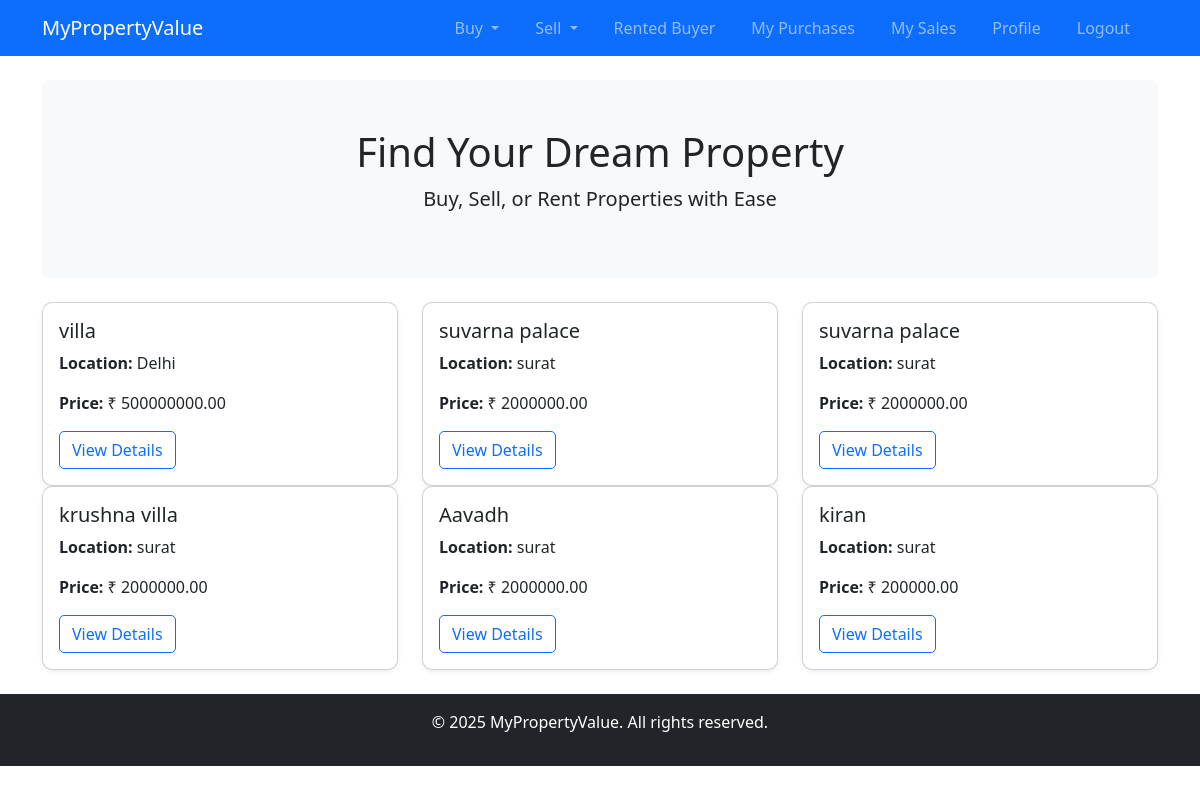
The page /users/ (signed in) on the database as committed earlier.
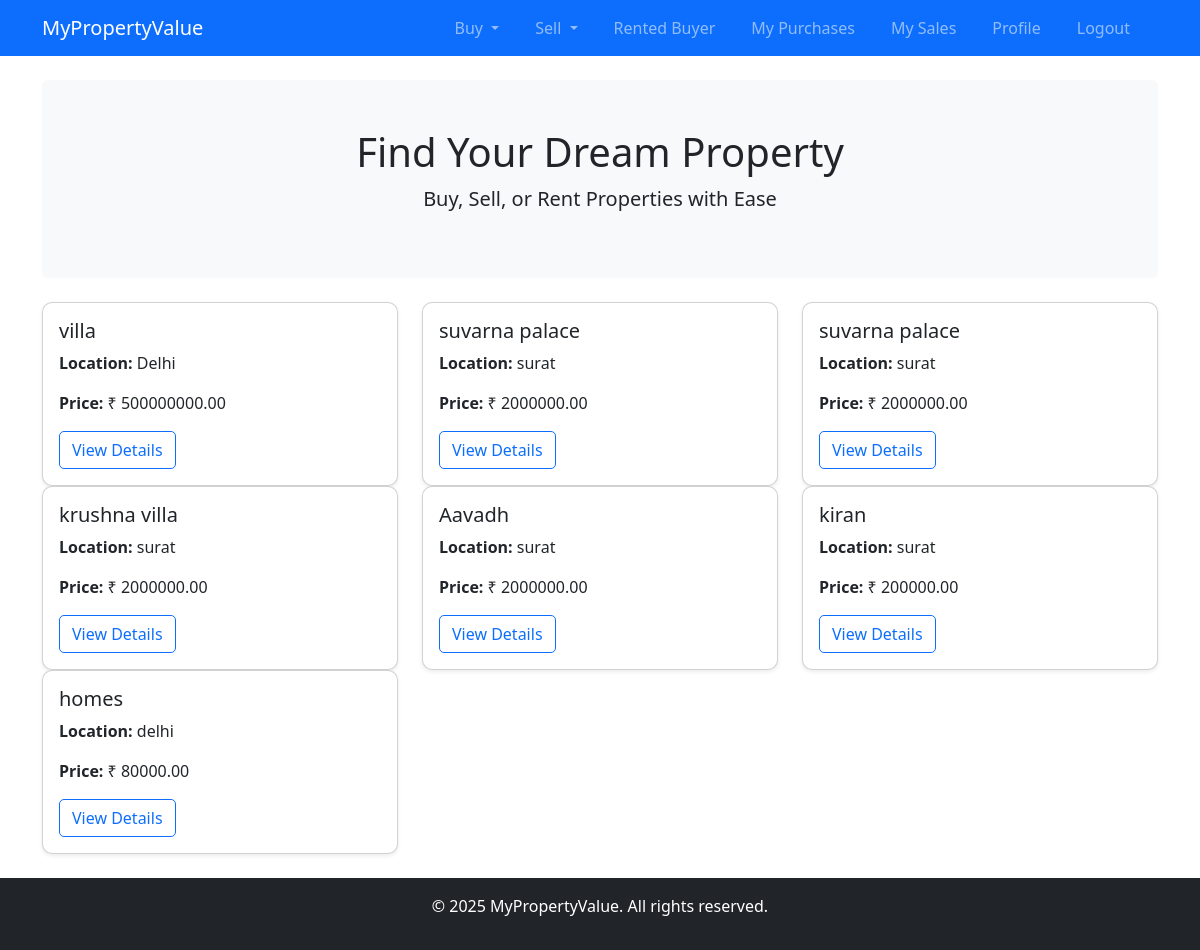
The same page on the database as committed later.
### users/models.py (models this page shows, shortened)
class Property(models.Model):
    PROPERTY_TYPES = [
        ('Residential', 'Residential'),
        ('Commercial', 'Commercial'),
    ]
    STATUS_CHOICES = [
        ('Available', 'Available'),
        ('Not Available', 'Not Available'),
    ]
    title = models.CharField(max_length=255)
    image = models.ImageField(upload_to='property_images/', blank=True, null=True)
    description = models.TextField()
    price = models.DecimalField(max_digits=12, decimal_places=2)
    property_type = models.CharField(max_length=20, choices=PROPERTY_TYPES)
    location = models.CharField(max_length=255)
    owner = models.ForeignKey(User, on_delete=models.CASCADE)
    name = models.CharField(max_length=255, default="Unnamed Property") # New status field
    is_sold = models.BooleanField(default=False)
    status = models.CharField(max_length=20, choices=STATUS_CHOICES, default='Available')  # Add this field

### users/views.py (the view)
# urls.py: 2. Add a URL to urlpatterns:  path('', views.home, name='home')
@login_required
def home(request):
    available_properties = Property.objects.exclude(owner=request.user)
    return render(request, 'users/home.html', {
        'properties': available_properties
    })

### users/templates/users/home.html
{% extends 'base.html' %} {% block title %}Home - MyPropertyValue{% endblock %}
{% block content %}
<div class="jumbotron bg-light text-center p-5 rounded">
  <h1>Find Your Dream Property</h1>
  <p class="lead">Buy, Sell, or Rent Properties with Ease</p>
</div>
<div class="row mt-4">
  {% for property in properties %}
  <div class="col-md-4">
    <div class="card shadow-sm">
      <div class="card-body">
        <h5 class="card-title">{{ property.title }}</h5>
        <p class="card-text">
          <strong>Location:</strong> {{ property.location }}
        </p>
        <p class="card-text"><strong>Price:</strong> ₹ {{ property.price }}</p>
        <a
          href="{% url 'property_details' property.id %}"
          class="btn btn-outline-primary"
          >View Details</a
        >
      </div>
    </div>
  </div>
  {% endfor %}
</div>
{% endblock %}

Rows that differ between the two databases and show on the page:
added Property: title "homes", location "delhi", price "80000.00"
